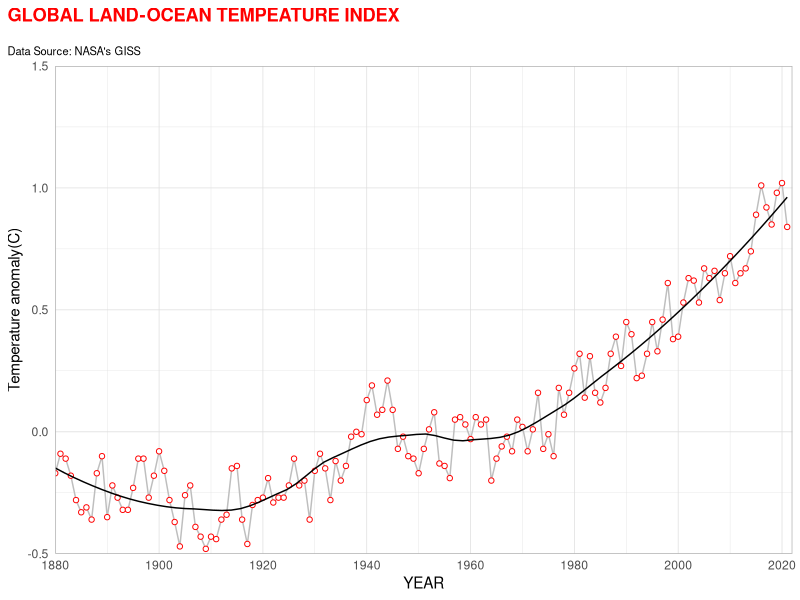
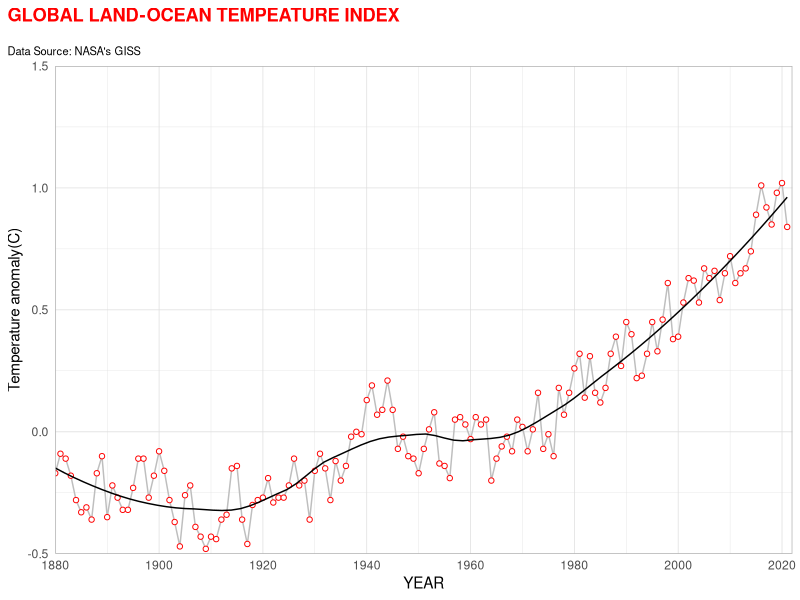

Generate these figures, in order, with R:
library(tidyverse)

read_csv("data/GLB.Ts+dSST.csv", skip=1,na="***") %>%
  select(year = Year, t_diff = `J-D`) %>%
  ggplot(aes(x = year, y = t_diff)) + 
  geom_line(color = "gray", size =0.5) +
  geom_point(fill = "white", color = "red", shape = 21) +
  geom_smooth(se = FALSE, color = "black",size = 0.5, span = 0.50) +
  scale_x_continuous(breaks=seq(1880,2023,20), expand = c(0,0))+
  scale_y_continuous(limits = c(-0.5,1.5), expand = c(0,0))+
  labs(
    x="YEAR",
    y="Temperature anomaly(C)",
    title = "GLOBAL LAND-OCEAN TEMPEATURE INDEX",
    subtitles = "Data Source: NASA's GISS"
  ) +
  theme_light() +
  theme(axis.ticks = element_blank(),
        plot.title.position = "plot",
        plot.title=element_text(margin = margin(b=15), color="red", face = "bold"),
        plot.subtitle = element_text(size =8)
        )

ggsave("figures/tempearature_index_plot.png",width = 6, height = 4)
